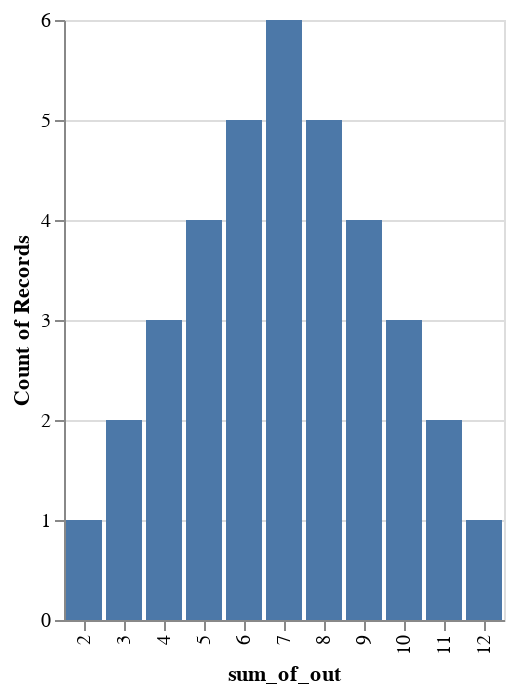

Here is the notebook cell this chart was saved with:
### Code cell
alt.Chart(df).mark_bar().encode( # Distribution (Density)
    alt.X('sum_of_out:N'), ## Group by
    y='count()' ## Aggregate Func
)

### Figure 1 — Vega-Lite specification as saved in the notebook (floating-point values rounded to 4 significant figures)
{"config": {"view": {"continuousWidth": 400, "continuousHeight": 300}}, "data": {"name": "data-4177d5ab64112b5e0d6a1b0f69ab71c9"}, "mark": "bar", "encoding": {"x": {"type": "nominal", "field": "sum_of_out"}, "y": {"type": "quantitative", "aggregate": "count"}}, "$schema": "https://vega.github.io/schema/vega-lite/v4.8.1.json", "datasets": {"data-4177d5ab64112b5e0d6a1b0f69ab71c9": [{"outcome": [1, 1], "sum_of_out": 2}, {"outcome": [1, 2], "sum_of_out": 3}, {"outcome": [1, 3], "sum_of_out": 4}, {"outcome": [1, 4], "sum_of_out": 5}, {"outcome": [1, 5], "sum_of_out": 6}, {"outcome": [1, 6], "sum_of_out": 7}, {"outcome": [2, 1], "sum_of_out": 3}, {"outcome": [2, 2], "sum_of_out": 4}, {"outcome": [2, 3], "sum_of_out": 5}, {"outcome": [2, 4], "sum_of_out": 6}, {"outcome": [2, 5], "sum_of_out": 7}, {"outcome": [2, 6], "sum_of_out": 8}, {"outcome": [3, 1], "sum_of_out": 4}, {"outcome": [3, 2], "sum_of_out": 5}, {"outcome": [3, 3], "sum_of_out": 6}, {"outcome": [3, 4], "sum_of_out": 7}, {"outcome": [3, 5], "sum_of_out": 8}, {"outcome": [3, 6], "sum_of_out": 9}, {"outcome": [4, 1], "sum_of_out": 5}, {"outcome": [4, 2], "sum_of_out": 6}, {"outcome": [4, 3], "sum_of_out": 7}, {"outcome": [4, 4], "sum_of_out": 8}, {"outcome": [4, 5], "sum_of_out": 9}, {"outcome": [4, 6], "sum_of_out": 10}, {"outcome": [5, 1], "sum_of_out": 6}, {"outcome": [5, 2], "sum_of_out": 7}, {"outcome": [5, 3], "sum_of_out": 8}, {"outcome": [5, 4], "sum_of_out": 9}, {"outcome": [5, 5], "sum_of_out": 10}, {"outcome": [5, 6], "sum_of_out": 11}, {"outcome": [6, 1], "sum_of_out": 7}, {"outcome": [6, 2], "sum_of_out": 8}, {"outcome": [6, 3], "sum_of_out": 9}, {"outcome": [6, 4], "sum_of_out": 10}, {"outcome": [6, 5], "sum_of_out": 11}, {"outcome": [6, 6], "sum_of_out": 12}]}}
